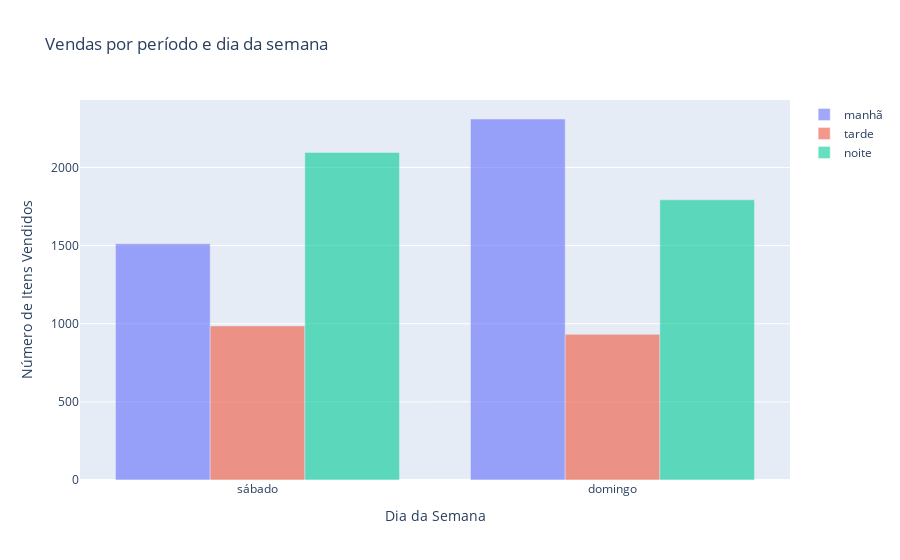

Write notebook code for a chart like this one.
### Code cell
trace_manhã = go.Bar(
    y = group_by_data_e_hora_do_dia[group_by_data_e_hora_do_dia.hora_do_dia == 'manhã'].item_count,
    x = group_by_data_e_hora_do_dia[group_by_data_e_hora_do_dia.hora_do_dia == 'manhã'].dia_da_semana,
    name = "manhã",
    opacity=0.6,
)

trace_tarde = go.Bar(
   y = group_by_data_e_hora_do_dia[group_by_data_e_hora_do_dia.hora_do_dia == 'tarde'].item_count,
    x = group_by_data_e_hora_do_dia[group_by_data_e_hora_do_dia.hora_do_dia == 'tarde'].dia_da_semana,
    name = "tarde",
    opacity=0.6
)

trace_noite = go.Bar(
   y = group_by_data_e_hora_do_dia[group_by_data_e_hora_do_dia.hora_do_dia == 'noite'].item_count,
    x = group_by_data_e_hora_do_dia[group_by_data_e_hora_do_dia.hora_do_dia == 'noite'].dia_da_semana,
    name = "noite",
    opacity=0.6
)

layout = go.Layout(title='Vendas por período e dia da semana',
                  xaxis = dict(title = 'Dia da Semana'),
                  yaxis = dict(title = 'Número de Itens Vendidos'), hovermode= 'x')

data = [trace_manhã, trace_tarde, trace_noite]

fig = go.Figure(data = data, layout = layout)  

py.iplot(fig, filename='vendas-por-dia-periodo')

### Figure 1 — Plotly figure (JSON) as saved in the notebook; plotly's stock layout.template omitted (floating-point values rounded to 4 significant figures)
{"data": [{"name": "manhã", "opacity": 0.6, "type": "bar", "x": ["sábado", "domingo"], "y": [1512, 2310]}, {"name": "tarde", "opacity": 0.6, "type": "bar", "x": ["sábado", "domingo"], "y": [986, 932]}, {"name": "noite", "opacity": 0.6, "type": "bar", "x": ["sábado", "domingo"], "y": [2096, 1793]}], "layout": {"hovermode": "x", "title": {"text": "Vendas por período e dia da semana"}, "xaxis": {"title": {"text": "Dia da Semana"}}, "yaxis": {"title": {"text": "Número de Itens Vendidos"}}}}
